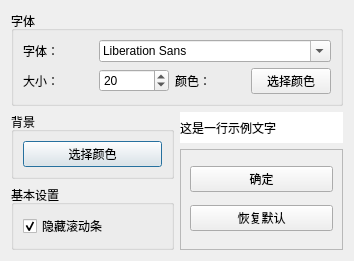
<?xml version="1.0" encoding="UTF-8"?>
<ui version="4.0">
 <class>Dialog</class>
 <widget class="QDialog" name="Dialog">
  <property name="geometry">
   <rect>
    <x>0</x>
    <y>0</y>
    <width>354</width>
    <height>241</height>
   </rect>
  </property>
  <property name="windowTitle">
   <string>Dialog</string>
  </property>
  <layout class="QGridLayout" name="gridLayout_5">
   <item row="1" column="0" rowspan="2">
    <widget class="QGroupBox" name="groupBox_2">
     <property name="title">
      <string>背景</string>
     </property>
     <layout class="QGridLayout" name="gridLayout_3">
      <item row="0" column="0">
       <widget class="QPushButton" name="chooseBackGroundColor">
        <property name="toolTip">
         <string>选择背景颜色</string>
        </property>
        <property name="text">
         <string>选择颜色</string>
        </property>
       </widget>
      </item>
     </layout>
    </widget>
   </item>
   <item row="0" column="0" colspan="2">
    <widget class="QGroupBox" name="groupBox">
     <property name="title">
      <string>字体</string>
     </property>
     <layout class="QGridLayout" name="gridLayout">
      <item row="0" column="0">
       <widget class="QLabel" name="label_2">
        <property name="text">
         <string>字体：</string>
        </property>
       </widget>
      </item>
      <item row="1" column="3">
       <widget class="QPushButton" name="chooseFontColor">
        <property name="toolTip">
         <string>选择字体颜色</string>
        </property>
        <property name="text">
         <string>选择颜色</string>
        </property>
       </widget>
      </item>
      <item row="1" column="1">
       <widget class="QSpinBox" name="size">
        <property name="toolTip">
         <string>字体大小（像素）</string>
        </property>
        <property name="minimum">
         <number>1</number>
        </property>
        <property name="maximum">
         <number>100</number>
        </property>
        <property name="value">
         <number>20</number>
        </property>
       </widget>
      </item>
      <item row="0" column="1" colspan="3">
       <widget class="QFontComboBox" name="font">
        <property name="toolTip">
         <string>选择字体类型</string>
        </property>
       </widget>
      </item>
      <item row="1" column="0">
       <widget class="QLabel" name="label_3">
        <property name="text">
         <string>大小：</string>
        </property>
       </widget>
      </item>
      <item row="1" column="2">
       <widget class="QLabel" name="label_4">
        <property name="text">
         <string>颜色：</string>
        </property>
       </widget>
      </item>
     </layout>
    </widget>
   </item>
   <item row="3" column="0">
    <widget class="QGroupBox" name="groupBox_3">
     <property name="title">
      <string>基本设置</string>
     </property>
     <layout class="QGridLayout" name="gridLayout_2">
      <item row="0" column="0">
       <widget class="QCheckBox" name="hideScrollBar">
        <property name="text">
         <string>隐藏滚动条</string>
        </property>
        <property name="checked">
         <bool>true</bool>
        </property>
       </widget>
      </item>
     </layout>
    </widget>
   </item>
   <item row="2" column="1" rowspan="2">
    <widget class="QFrame" name="frame">
     <property name="frameShape">
      <enum>QFrame::StyledPanel</enum>
     </property>
     <property name="frameShadow">
      <enum>QFrame::Raised</enum>
     </property>
     <layout class="QGridLayout" name="gridLayout_4">
      <item row="0" column="0">
       <widget class="QPushButton" name="ok">
        <property name="text">
         <string>确定</string>
        </property>
       </widget>
      </item>
      <item row="1" column="0">
       <widget class="QPushButton" name="exit">
        <property name="toolTip">
         <string>恢复默认选项</string>
        </property>
        <property name="text">
         <string>恢复默认</string>
        </property>
       </widget>
      </item>
     </layout>
    </widget>
   </item>
   <item row="1" column="1">
    <widget class="QLabel" name="showText">
     <property name="styleSheet">
      <string notr="true">background: #ffffff;
color: #000000</string>
     </property>
     <property name="text">
      <string>这是一行示例文字</string>
     </property>
    </widget>
   </item>
  </layout>
 </widget>
 <resources/>
 <connections/>
</ui>
